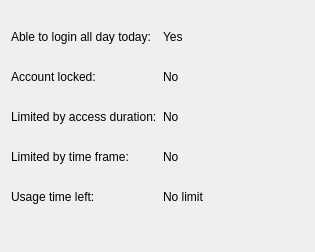
<?xml version="1.0" encoding="UTF-8"?>
<ui version="4.0">
 <class>statusForm</class>
 <widget class="QWidget" name="statusForm">
  <property name="geometry">
   <rect>
    <x>0</x>
    <y>0</y>
    <width>315</width>
    <height>252</height>
   </rect>
  </property>
  <property name="windowTitle">
   <string>Form</string>
  </property>
  <layout class="QGridLayout" name="gridLayout">
   <item row="0" column="0">
    <spacer name="verticalSpacer_2">
     <property name="orientation">
      <enum>Qt::Vertical</enum>
     </property>
     <property name="sizeType">
      <enum>QSizePolicy::Fixed</enum>
     </property>
     <property name="sizeHint" stdset="0">
      <size>
       <width>10</width>
       <height>14</height>
      </size>
     </property>
    </spacer>
   </item>
   <item row="1" column="0">
    <widget class="QLabel" name="lbAllDayLogin">
     <property name="minimumSize">
      <size>
       <width>0</width>
       <height>24</height>
      </size>
     </property>
     <property name="layoutDirection">
      <enum>Qt::RightToLeft</enum>
     </property>
     <property name="frameShape">
      <enum>QFrame::NoFrame</enum>
     </property>
     <property name="text">
      <string>Able to login all day today:</string>
     </property>
     <property name="alignment">
      <set>Qt::AlignLeading|Qt::AlignLeft|Qt::AlignVCenter</set>
     </property>
    </widget>
   </item>
   <item row="4" column="0">
    <widget class="QLabel" name="lbLock">
     <property name="minimumSize">
      <size>
       <width>0</width>
       <height>24</height>
      </size>
     </property>
     <property name="layoutDirection">
      <enum>Qt::RightToLeft</enum>
     </property>
     <property name="text">
      <string>Account locked:</string>
     </property>
     <property name="alignment">
      <set>Qt::AlignLeading|Qt::AlignLeft|Qt::AlignVCenter</set>
     </property>
    </widget>
   </item>
   <item row="6" column="0">
    <widget class="QLabel" name="lbBound">
     <property name="minimumSize">
      <size>
       <width>0</width>
       <height>24</height>
      </size>
     </property>
     <property name="layoutDirection">
      <enum>Qt::RightToLeft</enum>
     </property>
     <property name="text">
      <string>Limited by access duration:</string>
     </property>
     <property name="alignment">
      <set>Qt::AlignLeading|Qt::AlignLeft|Qt::AlignVCenter</set>
     </property>
    </widget>
   </item>
   <item row="8" column="0">
    <widget class="QLabel" name="lbLimit">
     <property name="minimumSize">
      <size>
       <width>0</width>
       <height>24</height>
      </size>
     </property>
     <property name="layoutDirection">
      <enum>Qt::RightToLeft</enum>
     </property>
     <property name="text">
      <string>Limited by time frame:</string>
     </property>
     <property name="alignment">
      <set>Qt::AlignLeading|Qt::AlignLeft|Qt::AlignVCenter</set>
     </property>
    </widget>
   </item>
   <item row="10" column="0">
    <widget class="QLabel" name="lbTimeLeft">
     <property name="minimumSize">
      <size>
       <width>0</width>
       <height>24</height>
      </size>
     </property>
     <property name="layoutDirection">
      <enum>Qt::RightToLeft</enum>
     </property>
     <property name="text">
      <string>Usage time left:</string>
     </property>
     <property name="alignment">
      <set>Qt::AlignLeading|Qt::AlignLeft|Qt::AlignVCenter</set>
     </property>
    </widget>
   </item>
   <item row="3" column="0">
    <spacer name="verticalSpacer_3">
     <property name="orientation">
      <enum>Qt::Vertical</enum>
     </property>
     <property name="sizeType">
      <enum>QSizePolicy::Fixed</enum>
     </property>
     <property name="sizeHint" stdset="0">
      <size>
       <width>5</width>
       <height>10</height>
      </size>
     </property>
    </spacer>
   </item>
   <item row="11" column="0" colspan="3">
    <spacer name="verticalSpacer">
     <property name="orientation">
      <enum>Qt::Vertical</enum>
     </property>
     <property name="sizeHint" stdset="0">
      <size>
       <width>206</width>
       <height>71</height>
      </size>
     </property>
    </spacer>
   </item>
   <item row="5" column="0">
    <spacer name="verticalSpacer_4">
     <property name="orientation">
      <enum>Qt::Vertical</enum>
     </property>
     <property name="sizeType">
      <enum>QSizePolicy::Fixed</enum>
     </property>
     <property name="sizeHint" stdset="0">
      <size>
       <width>5</width>
       <height>10</height>
      </size>
     </property>
    </spacer>
   </item>
   <item row="7" column="0">
    <spacer name="verticalSpacer_5">
     <property name="orientation">
      <enum>Qt::Vertical</enum>
     </property>
     <property name="sizeType">
      <enum>QSizePolicy::Fixed</enum>
     </property>
     <property name="sizeHint" stdset="0">
      <size>
       <width>5</width>
       <height>10</height>
      </size>
     </property>
    </spacer>
   </item>
   <item row="9" column="0">
    <spacer name="verticalSpacer_6">
     <property name="orientation">
      <enum>Qt::Vertical</enum>
     </property>
     <property name="sizeType">
      <enum>QSizePolicy::Fixed</enum>
     </property>
     <property name="sizeHint" stdset="0">
      <size>
       <width>5</width>
       <height>10</height>
      </size>
     </property>
    </spacer>
   </item>
   <item row="6" column="1">
    <widget class="QLabel" name="lbLimitedByAccessDuration">
     <property name="text">
      <string>No</string>
     </property>
     <property name="textFormat">
      <enum>Qt::PlainText</enum>
     </property>
     <property name="alignment">
      <set>Qt::AlignLeading|Qt::AlignLeft|Qt::AlignVCenter</set>
     </property>
    </widget>
   </item>
   <item row="4" column="1">
    <widget class="QLabel" name="lbAccountlocked">
     <property name="text">
      <string>No</string>
     </property>
     <property name="textFormat">
      <enum>Qt::PlainText</enum>
     </property>
     <property name="alignment">
      <set>Qt::AlignLeading|Qt::AlignLeft|Qt::AlignVCenter</set>
     </property>
    </widget>
   </item>
   <item row="1" column="1">
    <widget class="QLabel" name="lbAbleToLoginAllDayToday">
     <property name="text">
      <string>Yes</string>
     </property>
     <property name="textFormat">
      <enum>Qt::PlainText</enum>
     </property>
    </widget>
   </item>
   <item row="8" column="1">
    <widget class="QLabel" name="lbLimitedByTimeFrame">
     <property name="text">
      <string>No</string>
     </property>
     <property name="textFormat">
      <enum>Qt::PlainText</enum>
     </property>
    </widget>
   </item>
   <item row="10" column="1">
    <widget class="QLabel" name="lbTimeLeftStatus">
     <property name="minimumSize">
      <size>
       <width>100</width>
       <height>0</height>
      </size>
     </property>
     <property name="text">
      <string>No limit</string>
     </property>
     <property name="textFormat">
      <enum>Qt::PlainText</enum>
     </property>
    </widget>
   </item>
  </layout>
 </widget>
 <resources/>
 <connections/>
</ui>
